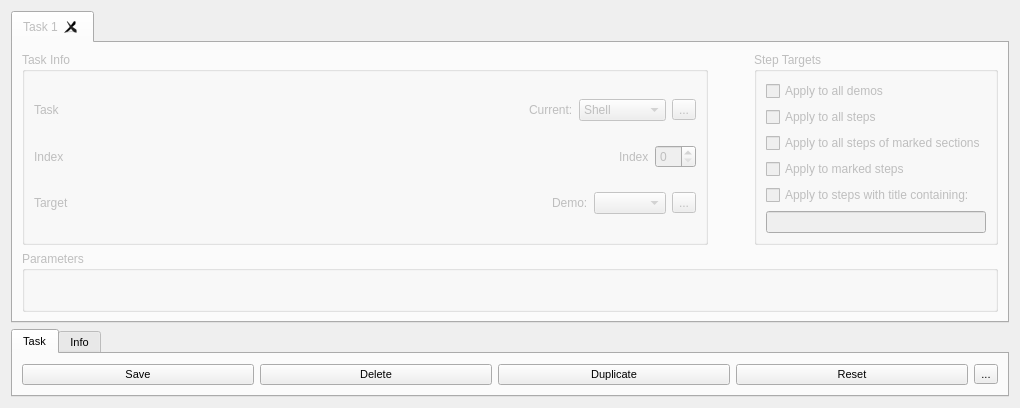
         <widget class="QWidget" name="opsLayout" native="true">
          <property name="sizePolicy">
           <sizepolicy hsizetype="Expanding" vsizetype="Preferred">
            <horstretch>0</horstretch>
            <verstretch>0</verstretch>
           </sizepolicy>
          </property>
          <property name="maximumSize">
           <size>
            <width>16777215</width>
            <height>16777212</height>
           </size>
          </property>
          <property name="focusPolicy">
           <enum>Qt::NoFocus</enum>
          </property>
          <property name="layoutDirection">
           <enum>Qt::LeftToRight</enum>
          </property>
          <property name="autoFillBackground">
           <bool>false</bool>
          </property>
          <layout class="QVBoxLayout" name="verticalLayout_20">
           <item>
            <widget class="QTabWidget" name="stepTabs">
             <property name="enabled">
              <bool>false</bool>
             </property>
             <property name="minimumSize">
              <size>
               <width>350</width>
               <height>0</height>
              </size>
             </property>
             <property name="contextMenuPolicy">
              <enum>Qt::CustomContextMenu</enum>
             </property>
             <property name="currentIndex">
              <number>0</number>
             </property>
             <property name="elideMode">
              <enum>Qt::ElideMiddle</enum>
             </property>
             <property name="documentMode">
              <bool>false</bool>
             </property>
             <property name="tabsClosable">
              <bool>true</bool>
             </property>
             <property name="movable">
              <bool>true</bool>
             </property>
             <widget class="QWidget" name="tab">
              <attribute name="title">
               <string>Task 1</string>
              </attribute>
              <layout class="QVBoxLayout" name="verticalLayout_14">
               <item>
                <layout class="QHBoxLayout" name="horizontalLayout_10">
                 <property name="sizeConstraint">
                  <enum>QLayout::SetMinimumSize</enum>
                 </property>
                 <item>
                  <widget class="QGroupBox" name="verticalGroupBox_6">
                   <property name="contextMenuPolicy">
                    <enum>Qt::ActionsContextMenu</enum>
                   </property>
                   <property name="title">
                    <string>Task Info</string>
                   </property>
                   <layout class="QVBoxLayout" name="verticalLayout_11">
                    <item>
                     <layout class="QHBoxLayout" name="horizontalLayout_11">
                      <item>
                       <widget class="QLabel" name="label_17">
                        <property name="sizePolicy">
                         <sizepolicy hsizetype="Preferred" vsizetype="Minimum">
                          <horstretch>0</horstretch>
                          <verstretch>0</verstretch>
                         </sizepolicy>
                        </property>
                        <property name="text">
                         <string>Task</string>
                        </property>
                       </widget>
                      </item>
                      <item>
                       <spacer name="horizontalSpacer_15">
                        <property name="orientation">
                         <enum>Qt::Horizontal</enum>
                        </property>
                        <property name="sizeHint" stdset="0">
                         <size>
                          <width>463</width>
                          <height>20</height>
                         </size>
                        </property>
                       </spacer>
                      </item>
                      <item>
                       <widget class="QLabel" name="label_18">
                        <property name="text">
                         <string>Current:</string>
                        </property>
                       </widget>
                      </item>
                      <item>
                       <widget class="QComboBox" name="comboBox_8">
                        <item>
                         <property name="text">
                          <string>Shell</string>
                         </property>
                        </item>
                        <item>
                         <property name="text">
                          <string>Insert</string>
                         </property>
                        </item>
                        <item>
                         <property name="text">
                          <string>Crop</string>
                         </property>
                        </item>
                        <item>
                         <property name="text">
                          <string>Section</string>
                         </property>
                        </item>
                        <item>
                         <property name="text">
                          <string>Add Audio</string>
                         </property>
                        </item>
                        <item>
                         <property name="text">
                          <string>Pacing</string>
                         </property>
                        </item>
                        <item>
                         <property name="text">
                          <string>Add Text</string>
                         </property>
                        </item>
                        <item>
                         <property name="text">
                          <string>Render</string>
                         </property>
                        </item>
                       </widget>
                      </item>
                      <item>
                       <widget class="QToolButton" name="toolButton_7">
                        <property name="text">
                         <string>...</string>
                        </property>
                       </widget>
                      </item>
                     </layout>
                    </item>
                    <item>
                     <layout class="QHBoxLayout" name="targetLayout_4">
                      <item>
                       <widget class="QLabel" name="label_21">
                        <property name="text">
                         <string>Index</string>
                        </property>
                       </widget>
                      </item>
                      <item>
                       <spacer name="horizontalSpacer_18">
                        <property name="orientation">
                         <enum>Qt::Horizontal</enum>
                        </property>
                        <property name="sizeHint" stdset="0">
                         <size>
                          <width>40</width>
                          <height>20</height>
                         </size>
                        </property>
                       </spacer>
                      </item>
                      <item>
                       <widget class="QLabel" name="label_22">
                        <property name="text">
                         <string>Index</string>
                        </property>
                       </widget>
                      </item>
                      <item>
                       <widget class="QSpinBox" name="spinBox"/>
                      </item>
                     </layout>
                    </item>
                    <item>
                     <layout class="QHBoxLayout" name="targetLayout_3">
                      <item>
                       <widget class="QLabel" name="label_19">
                        <property name="text">
                         <string>Target</string>
                        </property>
                       </widget>
                      </item>
                      <item>
                       <spacer name="horizontalSpacer_16">
                        <property name="orientation">
                         <enum>Qt::Horizontal</enum>
                        </property>
                        <property name="sizeHint" stdset="0">
                         <size>
                          <width>40</width>
                          <height>20</height>
                         </size>
                        </property>
                       </spacer>
                      </item>
                      <item>
                       <widget class="QLabel" name="label_20">
                        <property name="text">
                         <string>Demo:</string>
                        </property>
                       </widget>
                      </item>
                      <item>
                       <widget class="QComboBox" name="comboBox_9"/>
                      </item>
                      <item>
                       <widget class="QToolButton" name="toolButton_8">
                        <property name="text">
                         <string>...</string>
                        </property>
                       </widget>
                      </item>
                     </layout>
                    </item>
                   </layout>
                  </widget>
                 </item>
                 <item>
                  <spacer name="horizontalSpacer_17">
                   <property name="orientation">
                    <enum>Qt::Horizontal</enum>
                   </property>
                   <property name="sizeHint" stdset="0">
                    <size>
                     <width>40</width>
                     <height>20</height>
                    </size>
                   </property>
                  </spacer>
                 </item>
                 <item>
                  <widget class="QGroupBox" name="verticalGroupBox_7">
                   <property name="title">
                    <string>Step Targets</string>
                   </property>
                   <layout class="QVBoxLayout" name="verticalLayout_12">
                    <item>
                     <widget class="QCheckBox" name="allDemoCheck_3">
                      <property name="maximumSize">
                       <size>
                        <width>10000</width>
                        <height>16777215</height>
                       </size>
                      </property>
                      <property name="text">
                       <string>Apply to all demos</string>
                      </property>
                     </widget>
                    </item>
                    <item>
                     <widget class="QCheckBox" name="allStepsCheck_3">
                      <property name="sizePolicy">
                       <sizepolicy hsizetype="Fixed" vsizetype="Fixed">
                        <horstretch>0</horstretch>
                        <verstretch>0</verstretch>
                       </sizepolicy>
                      </property>
                      <property name="minimumSize">
                       <size>
                        <width>180</width>
                        <height>0</height>
                       </size>
                      </property>
                      <property name="layoutDirection">
                       <enum>Qt::LeftToRight</enum>
                      </property>
                      <property name="text">
                       <string>Apply to all steps</string>
                      </property>
                     </widget>
                    </item>
                    <item>
                     <widget class="QCheckBox" name="checkBox_5">
                      <property name="text">
                       <string>Apply to all steps of marked sections</string>
                      </property>
                     </widget>
                    </item>
                    <item>
                     <widget class="QCheckBox" name="checkBox_6">
                      <property name="text">
                       <string>Apply to marked steps</string>
                      </property>
                     </widget>
                    </item>
                    <item>
                     <widget class="QCheckBox" name="matchSubstringCheck_3">
                      <property name="text">
                       <string>Apply to steps with title containing:</string>
                      </property>
                     </widget>
                    </item>
                    <item>
                     <widget class="QLineEdit" name="lineEdit_3"/>
                    </item>
                   </layout>
                  </widget>
                 </item>
                </layout>
               </item>
               <item>
                <widget class="QGroupBox" name="groupBox">
                 <property name="title">
                  <string>Parameters</string>
                 </property>
                 <layout class="QVBoxLayout" name="verticalLayout_2">
                  <item>
                   <widget class="QStackedWidget" name="stackedWidget_2">
                    <widget class="QWidget" name="page_2">
                     <layout class="QVBoxLayout" name="verticalLayout_13">
                      <item>
                       <layout class="QVBoxLayout" name="verticalLayout_4"/>
                      </item>
                     </layout>
                    </widget>
                   </widget>
                  </item>
                 </layout>
                </widget>
               </item>
              </layout>
             </widget>
            </widget>
           </item>
           <item>
            <widget class="QTabWidget" name="tabWidget_3">
             <property name="enabled">
              <bool>true</bool>
             </property>
             <property name="sizePolicy">
              <sizepolicy hsizetype="MinimumExpanding" vsizetype="Preferred">
               <horstretch>0</horstretch>
               <verstretch>0</verstretch>
              </sizepolicy>
             </property>
             <property name="minimumSize">
              <size>
               <width>350</width>
               <height>0</height>
              </size>
             </property>
             <property name="maximumSize">
              <size>
               <width>16777215</width>
               <height>16777215</height>
              </size>
             </property>
             <property name="font">
              <font>
               <pointsize>8</pointsize>
               <kerning>true</kerning>
              </font>
             </property>
             <property name="tabPosition">
              <enum>QTabWidget::North</enum>
             </property>
             <property name="currentIndex">
              <number>0</number>
             </property>
             <property name="tabsClosable">
              <bool>false</bool>
             </property>
             <property name="movable">
              <bool>false</bool>
             </property>
             <widget class="QWidget" name="tabWidget_3Page1">
              <attribute name="title">
               <string>Task</string>
              </attribute>
              <layout class="QHBoxLayout" name="horizontalLayout_16">
               <item>
                <widget class="QPushButton" name="pushButton_36">
                 <property name="text">
                  <string>Save</string>
                 </property>
                </widget>
               </item>
               <item>
                <widget class="QPushButton" name="pushButton_35">
                 <property name="text">
                  <string>Delete</string>
                 </property>
                </widget>
               </item>
               <item>
                <widget class="QPushButton" name="pushButton_34">
                 <property name="text">
                  <string>Duplicate</string>
                 </property>
                </widget>
               </item>
               <item>
                <widget class="QPushButton" name="pushButton_37">
                 <property name="text">
                  <string>Reset</string>
                 </property>
                </widget>
               </item>
               <item>
                <widget class="QToolButton" name="toolButton_9">
                 <property name="text">
                  <string>...</string>
                 </property>
                </widget>
               </item>
              </layout>
             </widget>
             <widget class="QWidget" name="tab_7">
              <attribute name="title">
               <string>Info</string>
              </attribute>
             </widget>
            </widget>
           </item>
          </layout>
         </widget>
